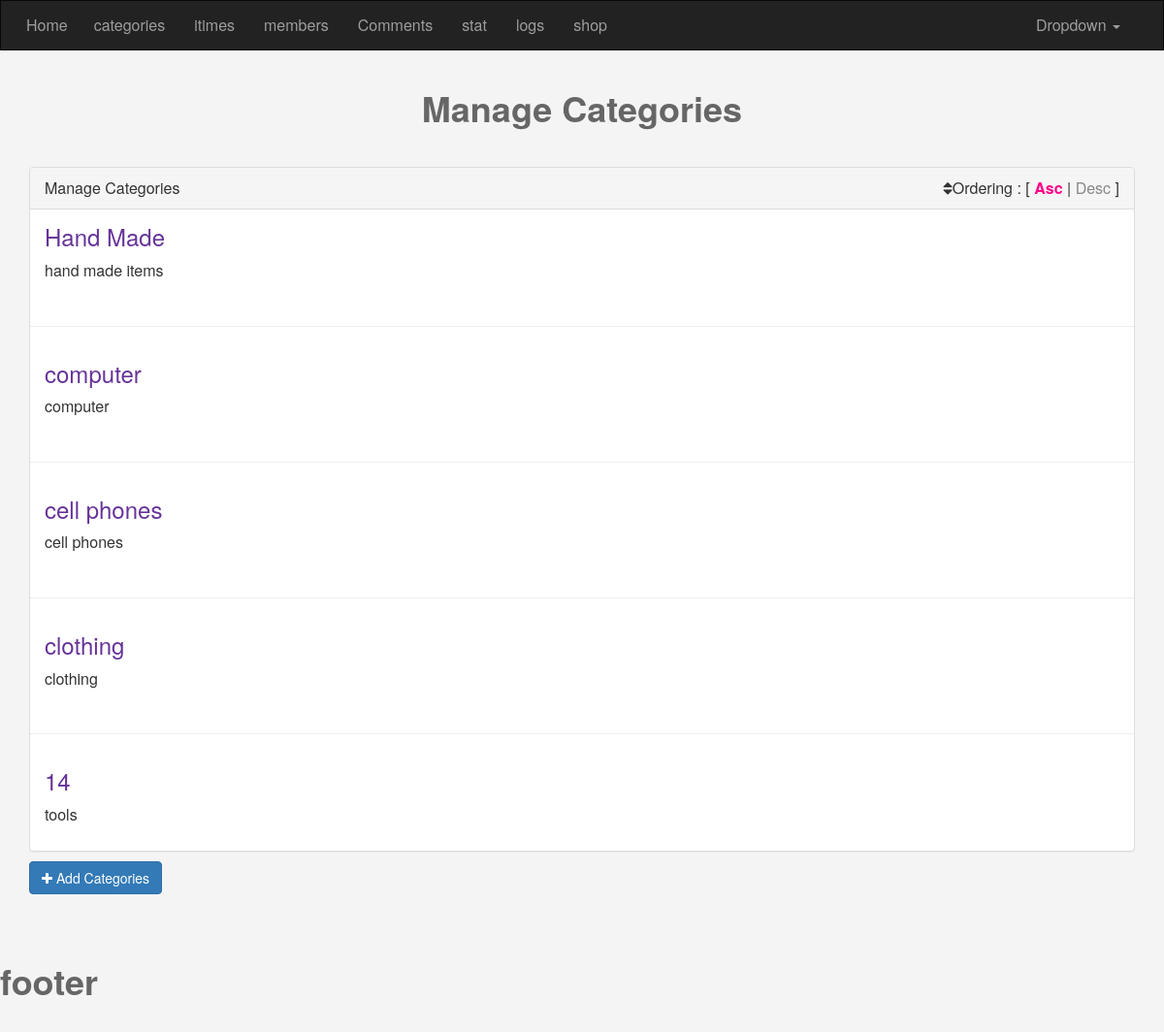
Screenshot of /admin/categories.php (signed in) with the database file from the repository.
### tables this page shows
CREATE TABLE `categories` (
  `id` int(11) NOT NULL,
  `name` varchar(255) NOT NULL,
  `description` text NOT NULL,
  `ordering` int(11) DEFAULT NULL,
  `visibility` tinyint(4) NOT NULL DEFAULT '0',
  `allow_comment` tinyint(4) NOT NULL DEFAULT '0',
  `allow_ads` tinyint(4) NOT NULL DEFAULT '0'
);

### admin/categories.php (the view, shortened to what this page needs)
<?php
if(isset($_SESSION['username']))
{
  include 'init.php';
  $do=isset($_GET['do']) ? $_GET['do'] : 'manage';
    if($do =='manage')
    {
        $sort='ASC';
        $stmt2=$con->prepare("SELECT * FROM categories ORDER BY ordering $sort");
        $stmt2->execute();
        $cats=$stmt2->fetchAll();
    ?>
        <h1 class="text-center">Manage Categories</h1>
        <div class="container categories">
            <div class="panel panel-default">
                <div class="panel-heading">
                  Manage Categories
                   <div class="ording pull-right">
  <i class="fa fa-sort"></i>Ordering : [
                      <a class="<?php if ($sort=='ASC'){echo 'active';}?>"href='?sort=ASC'> Asc</a> |
                      <a class="<?php if ($sort=='DESC'){echo 'active';}?>"href='?sort=DESC'> Desc</a> ]
                   </div>
                </div>
                <div class="panel-body">
                    <?php
                        foreach ($cats as $cat){
                          echo"<div class='cat'>";
                            echo "<h3>".$cat['name'].'</h3>' ;
                            echo "<p>";if($cat ['description']==''){echo "this category has no descriotion";}else{echo $cat ['description'];}echo "</p>";
                          echo"</div>";
                          echo "<hr>";
                        }
                    ?>
                </div>
            </div>
            <a class="add-category btn btn-primary"href="categories.php?do=Add"><i class='fa fa-plus'></i> Add Categories</a>
        </div>
    <?php }
   include $tpl.'footer.php';
}else{
       header('location:index.php');
     }
?>

### admin/layout/css/backend.css (style rules this page uses)
body { background-color:#f4f4f4; font-size: 16px; }
h1 { font-style: 55px; margin: 40px 0px ; font-weight: bold; color: #666; }
.categories .panel-body { padding:0; }
.categories .cat { padding: 15px; position: relative; overflow: hidden; }
.categories .ording a { color: #888; text-decoration: none; }
.categories .ording .active { color: #f08; font-weight: bold; }
.categories .cat h3 { color: rebeccapurple; margin: 0 0 10px; }
.add-category { margin-top: -10px; margin-bottom: 30px; }

### rows the page displays
categories: name "Hand Made", description "hand made items"
categories: name "computer", description "computer"
categories: name "cell phones", description "cell phones"
categories: name "clothing", description "clothing"
categories: name "14", description "tools"
